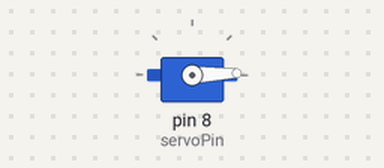
The sketch below on a simulated Arduino Uno, built with avr-gcc and run on an emulated ATmega328P. Shown: servo.

Above: at 0.05 s.
At 3.2 s:
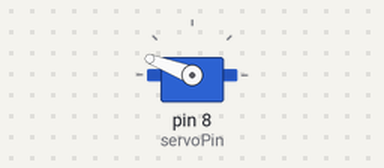
At 6.35 s:
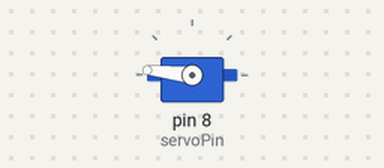
At 12.65 s:
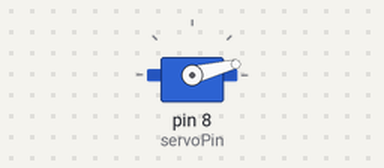
Timing chart, 0 to 17.5 s (numbered marks = the images above):
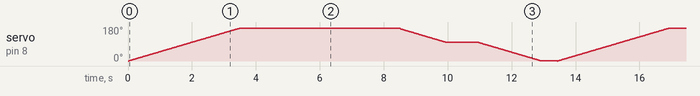

The sketch:

servo_motor.ino
```cpp
/*
Adafruit Arduino - Lesson 14. Sweep
*/

#include <Servo.h>

int servoPin = 8;

Servo servo;

int angle = 0;   // servo position in degrees

void setup()
{
  Serial.begin(9600);
  servo.attach(servoPin);
  servo.write(0);
}


void loop()
{
//   scan from 0 to 180 degrees
  for(angle = 0; angle < 175; angle++)
  {
    servo.write(angle);
    delay(20);
  }
  delay(5000);
  // now scan back from 180 to 0 degrees
  for(angle = 170; angle > 0; angle--)
  {
    servo.write(angle);
    if (angle == 100) { delay(1000); }
    delay(20);
  }
  delay(500);
//  while(1);
//    int value = 0;
//
//    while (Serial.available() > 0) {
//      value = Serial.parseInt();
//      servo.write(value);
//    }
}
```
